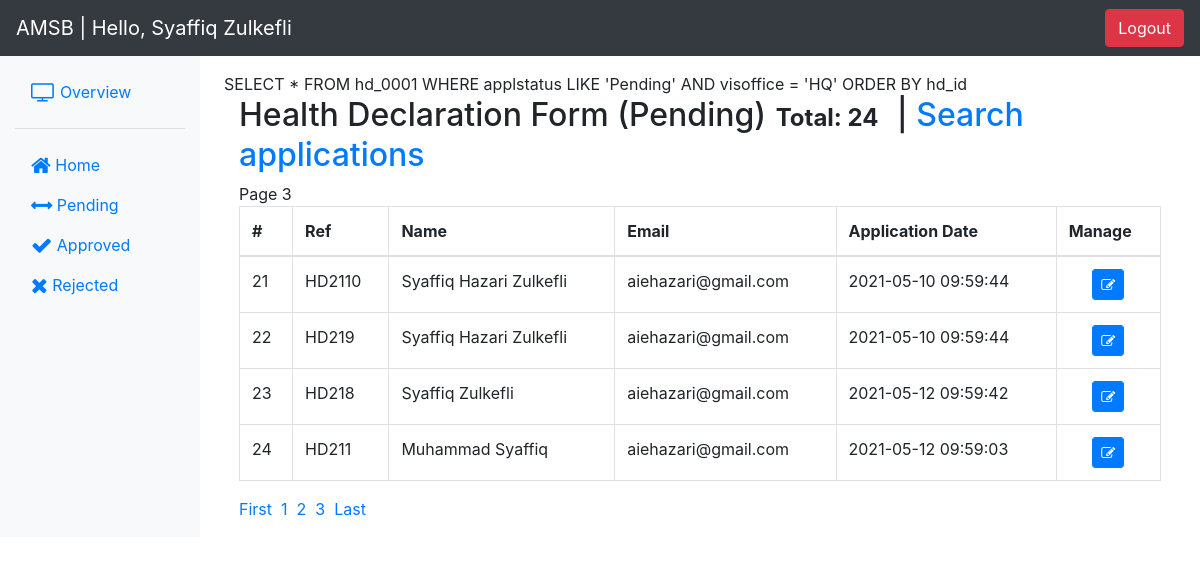
The page /formreview.php?page=3&view=Pending (signed in) on the database its author committed.
### tables this page shows
CREATE TABLE `users` (
  `user_id` int(11) NOT NULL,
  `name` varchar(50) NOT NULL,
  `email` varchar(100) NOT NULL,
  `username` varchar(50) NOT NULL,
  `password` varchar(250) NOT NULL,
  `usertype` int(5) NOT NULL COMMENT '1 - IT\r\n2 - HR\r\n3 - Security',
  `ainloc` varchar(15) NOT NULL
);

CREATE TABLE `hd_0001` (
  `hd_id` int(11) NOT NULL,
  `refnum` varchar(15) DEFAULT NULL,
  `fullname` varchar(50) DEFAULT NULL,
  `mykad` varchar(30) DEFAULT NULL,
  `visoffice` varchar(10) DEFAULT NULL,
  `appemail` varchar(100) DEFAULT NULL,
  `entryin` date DEFAULT NULL,
  `entryout` date DEFAULT NULL,
  `company` varchar(200) DEFAULT NULL,
  `caddress` varchar(100) DEFAULT NULL,
  `ccity` varchar(20) DEFAULT NULL,
  `cstate` varchar(20) DEFAULT NULL,
  `cpostal` varchar(10) DEFAULT NULL,
  `telno` varchar(30) DEFAULT NULL,
  `reasonentry` varchar(150) DEFAULT NULL,
  `nameconperson` varchar(50) DEFAULT NULL,
  `emailaddconperson` varchar(100) DEFAULT NULL,
  `radio1` varchar(5) DEFAULT NULL,
  `country` varchar(100) NOT NULL DEFAULT 'NA',
  `doafromcountries` date DEFAULT NULL,
  `radio2` varchar(5) DEFAULT NULL,
  `individu` varchar(100) NOT NULL DEFAULT 'NA',
  `areafrom` varchar(100) NOT NULL DEFAULT 'NA',
  `radio3` varchar(5) DEFAULT NULL,
  `radio4` varchar(5) DEFAULT NULL,
  `rescovid` varchar(10) NOT NULL DEFAULT 'NA',
  `datetest` date DEFAULT NULL,
  `loctest` varchar(50) NOT NULL DEFAULT 'NA',
  `cough` varchar(5) DEFAULT NULL,
  `diffbreathing` varchar(5) DEFAULT NULL,
  `fever` varchar(5) DEFAULT NULL,
  `flu` varchar(5) DEFAULT NULL,
  `sorethroat` varchar(5) DEFAULT NULL,
  `othersymptoms` varchar(300) DEFAULT NULL,
  `applstatus` varchar(10) NOT NULL DEFAULT 'Pending',
  `dt_apply` datetime DEFAULT NULL,
  `dt_updstatus` datetime DEFAULT NULL,
  `dt_updsby` int(11) DEFAULT NULL,
  `covtestresult` varchar(200) DEFAULT NULL
);

### login/lib/library.php (called while the page is built, shortened)
<?php
class DemoLib
{
    public function UserDetails($user_id)
    {
        try {
            $db = DB();
            $query = $db->prepare("SELECT user_id, name, username, email, usertype, ainloc FROM users WHERE user_id=:user_id");
            $query->bindParam("user_id", $user_id, PDO::PARAM_STR);
            $query->execute();
            if ($query->rowCount() > 0) {
                return $query->fetch(PDO::FETCH_OBJ);
            }
        } catch (PDOException $e) {
            exit($e->getMessage());
        }
    }
}

### formreview.php (the view, shortened to what this page needs)
<?php
include('login/assets.php');
if($_GET['view'] == ""){
  $toview = "%%";
} else {
$toview = $_GET['view'];
}
?>
    <div class="container-fluid">
      <div class="row">
        <nav class="col-md-2 d-none d-md-block bg-light sidebar">
          <div class="sidebar-sticky">
            <ul class="nav flex-column mb-2">
            <li class="nav-item">
                <a class="nav-link" href="#">
                  </a>
              </li>
              <li class="nav-item">
                <a class="nav-link" href="formdb.php">
              <i class="fa fa-tv fa-lg"></i> Overview </a>
              </li>
              <li class="nav-item">
              <hr>
              </li>
              <li class="nav-item">
                <a class="nav-link" href="formreview.php?view=">
              <i class="fa fa-home fa-lg"></i> Home </a>
              </li>
              <li class="nav-item">
                <a class="nav-link" href="?view=Pending">
              <i class="fa fa-arrows-h fa-lg"></i> Pending </a>
              </li>
              <li class="nav-item">
                <a class="nav-link" href="?view=Approved">
              <i class="fa fa-check fa-lg"></i> Approved </a>
              </li>
              <li class="nav-item">
                <a class="nav-link" href="?view=Reject">
              <i class="fa fa-times fa-lg"></i> Rejected </a>
              </li>
            </ul>
          </div>
        </nav>
        <main role="main" class="col-md-9 ml-sm-auto col-lg-10 pt-3 px-4">
<?php
if($_GET['view'] == ""){
  $toview = "%%";
} else {
$toview = $_GET['view'];
}
    $limit = 10;
    $s = $db->prepare("SELECT * FROM hd_0001 WHERE applstatus LIKE '$toview' AND visoffice = '$user->ainloc'");
    $s->execute();
    $total_results = $s->rowCount();
    $total_pages = ceil($total_results/$limit);
    if (!isset($_GET['page'])) {
        $page = 1;
    } else {
        $page = $_GET['page'];
    }
    $start = ($page-1)*$limit;
echo "SELECT * FROM hd_0001 WHERE applstatus LIKE '$toview' AND visoffice = '$user->ainloc' ORDER BY hd_id";
    $stmt = $db->prepare("SELECT * FROM hd_0001 WHERE applstatus LIKE '$toview' AND visoffice = '$user->ainloc' ORDER BY hd_id DESC LIMIT $start, $limit");
    $stmt->execute();
    $stmt->setFetchMode(PDO::FETCH_OBJ);
    $results = $stmt->fetchAll();
    $no = $page > 1 ? $start+1 : 1;
if($toview == "%%") {
  $toviewn = "All";
} else {
  $toviewn = $toview;
}
?>
<div class="container">
  <h2 class="">Health Declaration Form (<?php echo $toviewn; ?>)<span class="badge">Total: <?php echo $total_results; ?></span> | <a href="searchappl.php">Search applications</a></h2>
<?php
echo "Page $page";
?>
  <table class="table table-bordered">
    <thead>
      <tr>
        <th>#</th>
        <th>Ref</th>
        <th>Name</th>
        <th>Email</th>
        <th>Application Date</th>
        <th>Manage</th>
      </tr>
    </thead>
    <tbody>
        <?php foreach($results as $result){?>
          <tr>
            <td><?php echo $no; ?></td>
            <td><?php echo "HD" . date('y') . $result->hd_id; ?></td>
            <td><?php echo $result->fullname; ?></td>
            <td><?php echo $result->appemail; ?></td>
            <td><?php echo $result->dt_apply; ?></td>
            <td align="center"><a href="manageappl.php?view_id=<?php echo $result->hd_id; ?>"> <button type="button" class="btn btn-labeled btn-primary btn-sm"><span class="btn-label"><i class="fa fa-edit"></i></span></button></a></td>
          </tr>
        <?php $no++; } ?>
    </tbody>
  </table>
    <ul class="pagination">
        <li><a href="?page=1&view=<?php echo $toview; ?>">First</a>&nbsp;&nbsp;</li>
        <?php for($p=1; $p<=$total_pages; $p++){?>
            <li class="<?php echo $page == $p ? 'active' : ''; ?>"><a href="<?php echo '?page='.$p . '&view=' . $toview ?>"><?php echo $p; ?></a>&nbsp;&nbsp;</li>
        <?php }?>
        <li><a href="?page=<?php echo $total_pages; ?>&view=<?php echo $toview; ?>">Last</a></li>
    </ul>
</div>
 <?php
 include('login/footer.php');
 ?>

### login/assets.php (shortened to what this page needs)
<!DOCTYPE html>
<html>
<head>
<link rel="stylesheet" href="https://stackpath.bootstrapcdn.com/bootstrap/4.1.3/css/bootstrap.min.css">
<link rel="stylesheet" href="https://maxcdn.bootstrapcdn.com/font-awesome/4.7.0/css/font-awesome.min.css">
<?php
require __DIR__ . '/lib/library.php';
$app = new DemoLib();
$user = $app->UserDetails($_SESSION['user_id']);
?> <body>
<nav class="navbar navbar-expand-lg navbar-dark bg-dark sticky-top">
<a class="navbar-brand" <?php if(($user->usertype) < 3) { echo 'href="formreview.php?view="'; } else { echo 'href="#"'; } ?>>AMSB | Hello, <?php echo $user->name; ?></a>
<div class="collapse navbar-collapse" id="navbarSupportedContent">
  <div class="form-inline my-2 my-lg-0">
    <a href="login/logout.php"><button class="btn btn-danger my-2 my-sm-0" type="submit">Logout</button></a>
  </div>
</div>
</nav>
</head>
<body>

### rows shown on the page
users: name "Syaffiq Zulkefli", ainloc "HQ"
hd_0001: hd_id "10", fullname "Syaffiq Hazari Zulkefli", appemail "aiehazari@gmail.com", dt_apply "2021-05-10 09:59:44"
hd_0001: hd_id "9", fullname "Syaffiq Hazari Zulkefli", appemail "aiehazari@gmail.com", dt_apply "2021-05-10 09:59:44"
hd_0001: hd_id "8", fullname "Syaffiq Zulkefli", appemail "aiehazari@gmail.com", dt_apply "2021-05-12 09:59:42"
hd_0001: hd_id "1", fullname "Muhammad Syaffiq", appemail "aiehazari@gmail.com", dt_apply "2021-05-12 09:59:03"

### other values the page prints
$toview "Pending"
$toviewn "Pending"
$total_results "24"
$page "3"
